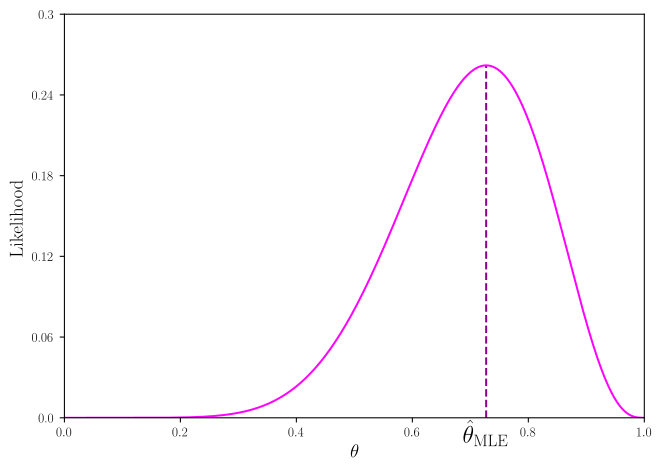

Write Python code to recreate this figure.
import matplotlib as mpl
import matplotlib.pyplot as plt
import numpy as np
from scipy.special import binom

# Set matplotlib font
mpl.rc("text", usetex=True)
mpl.rc("font", family="serif")


def likelihood(theta, n, k):
    return binom(n, k) * theta**k * (1 - theta) ** (n - k)


n = 11
k = 8

X = np.linspace(0, 1, num=1000)
t = likelihood(X, n, k)


fig, ax = plt.subplots(figsize=(7, 7 / 1.4))

y_max = 0.3

ax.plot(X, t, color="magenta", zorder=2)

theta_mle = 8 / 11
likelihood_max = likelihood(theta_mle, n, k)
ax.axvline(
    theta_mle,
    ymin=0,
    ymax=likelihood_max / y_max,
    linestyle="--",
    color="darkmagenta",
    zorder=1,
)

ax.text(
    theta_mle,
    -0.012,
    s=r"$\hat{\theta}_{\mathrm{MLE}}$",
    fontsize=18,
    horizontalalignment="center",
    verticalalignment="center",
)

# X axis
ax.set_xlabel(r"$\theta$", fontsize=14)
ax.set_xlim(0, 1)

# Y axis
# ax.set_ylabel(r"Pr$(\mathcal{D} | \theta)$")
ax.set_ylabel(r"Likelihood", fontsize=14)
ax.set_ylim(0, y_max)
y_ticks = np.linspace(0, y_max, num=6)
ax.set_yticks(y_ticks)
ax.set_yticklabels(y_ticks)

ax.text(
    0.12,
    0.02,
    "cookieblues.github.io",
    fontsize=11,
    horizontalalignment="center",
    verticalalignment="center",
    transform=ax.transAxes,
    color="dimgrey",
    zorder=5,
)

plt.tight_layout()
plt.savefig("frequentist_likelihood.png", bbox_inches="tight")
plt.show()
